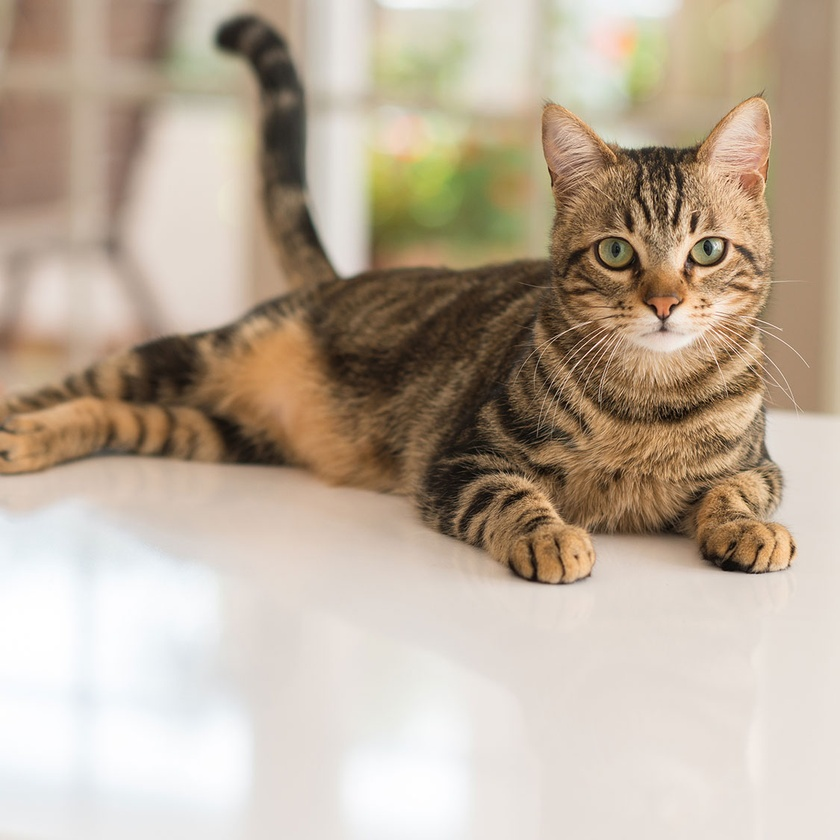
//> input picture TestDir/cat.jpg, 840 x 840 px, shrunk from 1125 x 1125 before the run, given in place of the camera
$ ./EdgeDetection   (built with g++ and OpenCV 4)
//> lines starting //> are read from the running program, lines starting //| are printed output that depends on the picture; after the words box and inside, x2 and y2 are one past the last pixel; in counts of white or black regions, pixels touching at a corner belong together
#include <iostream>
#include <opencv2/opencv.hpp>
#include <opencv2/highgui/highgui.hpp>
#include <opencv2/imgproc/imgproc.hpp>

using namespace std;
using namespace cv;

int main()
{
    cout << "OpenCV Version : " << CV_VERSION << std::endl;
    Mat img;
    namedWindow("Original", 1);
    namedWindow("Threshold", 1);
    namedWindow("NoThreshold", 1);
    VideoCapture cap;
    cap.open(0); // 노트북 카메라는 cap.open(1) 또는 cap.open(-1)
                     // USB 카메라는 cap.open(0);
    while (cap.isOpened())
    {
        cap >> img;
//> img is the input picture: 840 rows x 840 cols, CV_8UC3; mean B, G, R 154.7, 172.7, 188.2
        Mat img_edge;
        Mat gray_frame;
        cvtColor(img, gray_frame, CV_BGR2GRAY);
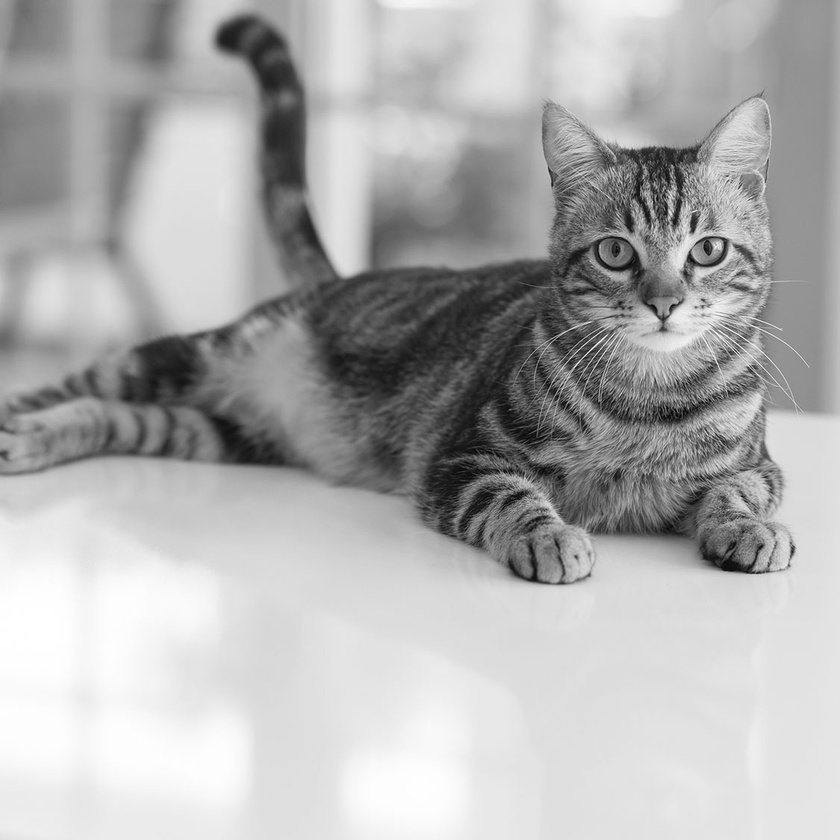
//> gray_frame: 840 rows x 840 cols, CV_8UC1; min 2, max 255, mean 175.3
        Mat result_frame;
        //    1. gray scale 영상 2. 결과 영상 3. 최댓값 4. 주변 픽셀의 계산 방식 5. threshold 방식 6. 합칠 block 크기 7. 그냥 상수
        adaptiveThreshold(gray_frame, result_frame, 255, ADAPTIVE_THRESH_MEAN_C, THRESH_BINARY, 21, 7);
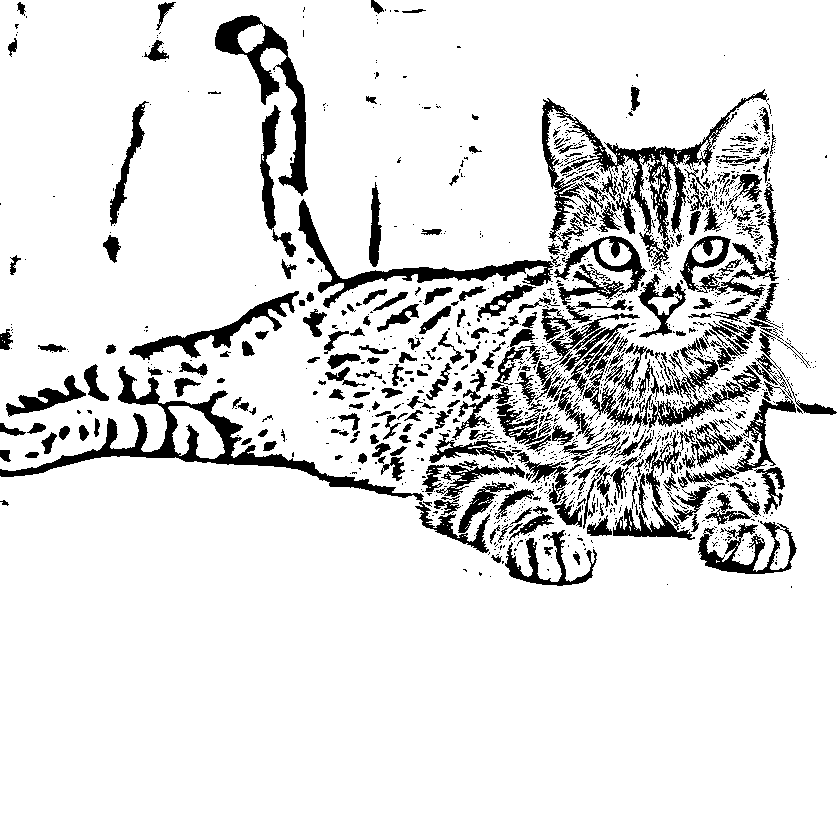
//> result_frame: 840 rows x 840 cols, CV_8UC1; 88.2% white; 1480 black regions (1191 under 20 px), largest, box (x1, y1, x2, y2) and area: (0, 366, 424, 501) 6465, (542, 89, 769, 274) 6346, (215, 15, 308, 196) 3826
        Canny(result_frame, result_frame, 60, 150);
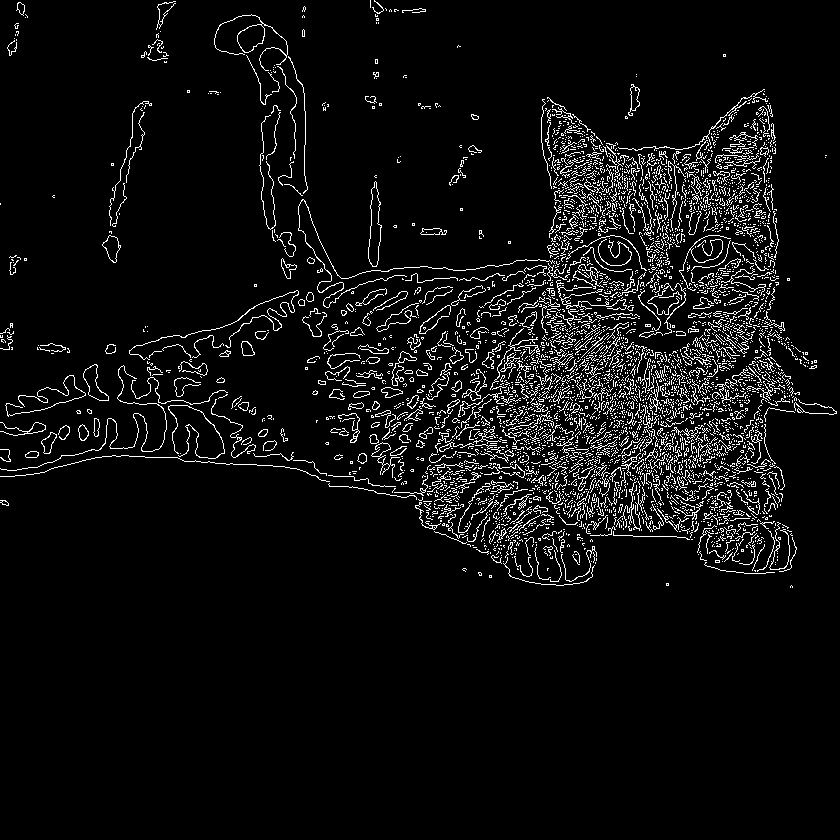
//> result_frame: 840 rows x 840 cols, CV_8UC1; 5.6% white in thin lines or dots, all inside (x1, y1, x2, y2) = (0, 0, 837, 588)
        imshow("Threshold", result_frame);

        Canny(img, img_edge, 60, 150);
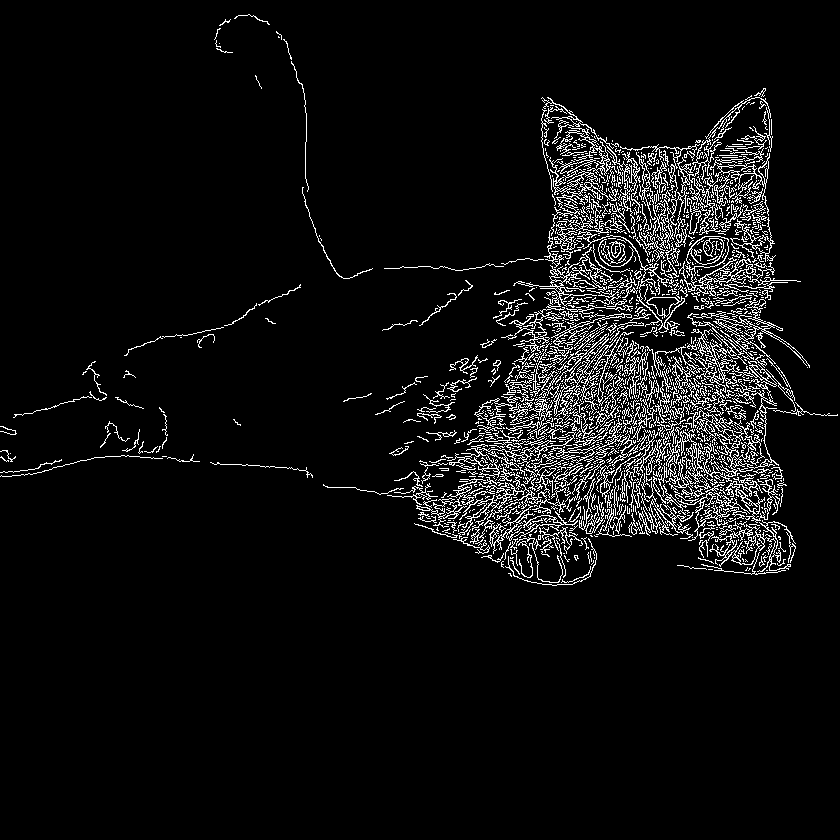
//> img_edge: 840 rows x 840 cols, CV_8UC1; 5.9% white in thin lines or dots, all inside (x1, y1, x2, y2) = (0, 14, 838, 586)
        imshow("NoThreshold", img_edge);

        imshow("Original", img);
        if (waitKey(30)==27)break;
//> the Esc key is pressed
    }

    cv::destroyAllWindows();
    return 0;
}
